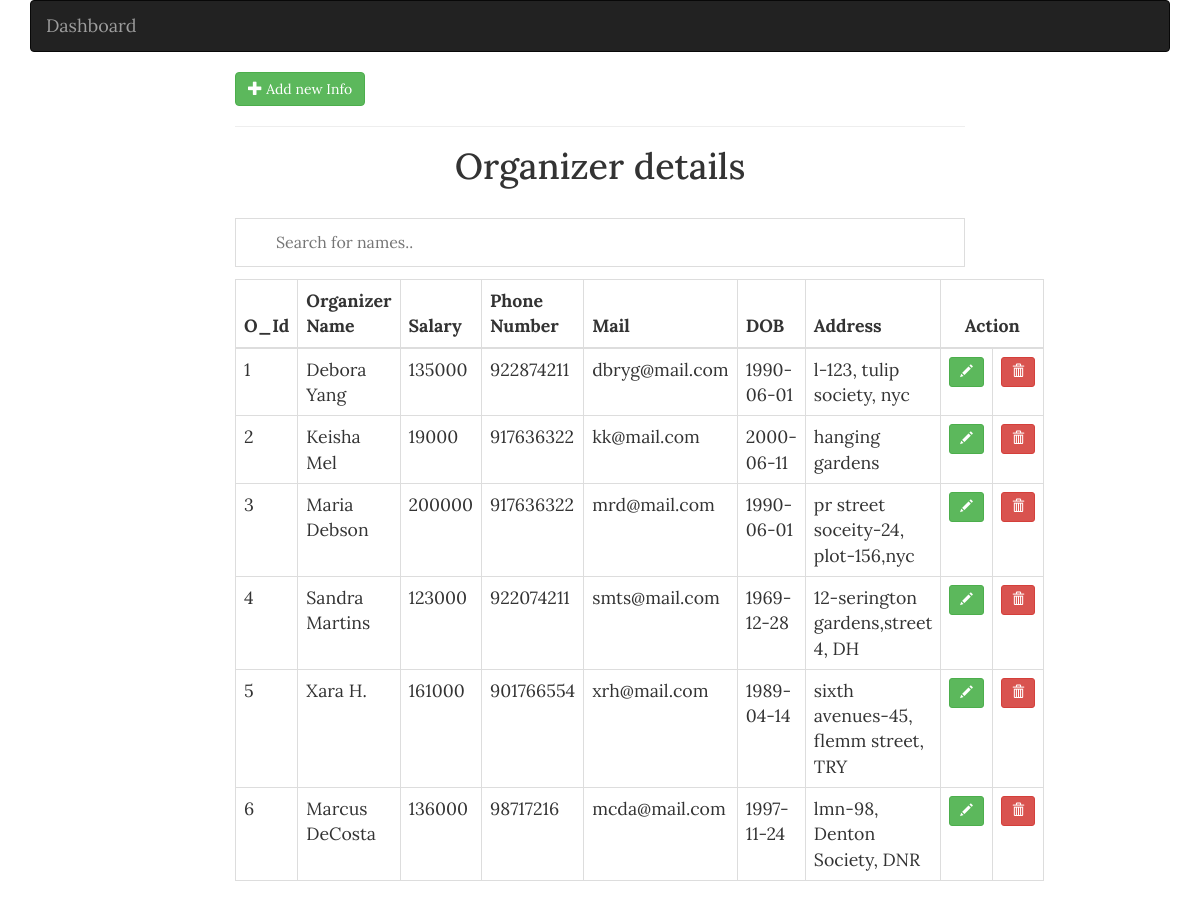
Screenshot of /admin/organizer/organizerList.php with the database file from the repository.
### tables this page shows
CREATE TABLE `organizer` (
  `O_Id` varchar(250) NOT NULL,
  `O_Sal` float NOT NULL,
  `Ph_No` int(10) NOT NULL,
  `O_Mail` varchar(250) NOT NULL,
  `O_DOB` date NOT NULL,
  `O_Name` varchar(150) NOT NULL,
  `address` varchar(250) NOT NULL
);

### admin/organizer/organizerLogic.php (called while the page is built, shortened)
<?php
  function getAllRoles(){
    $sql = "SELECT o_id, o_sal,ph_no,o_mail,o_dob,o_name,address FROM organizer";
    $organizers = getMultipleRecords($sql);
    return $organizers;
  }

### config.php (called while the page is built, shortened)
<?php
	$conn = new mysqli("localhost", "root", "", "event");
	function getMultipleRecords($sql, $types = null, $params = []) {
  global $conn;
  $stmt = $conn->prepare($sql);
  $stmt->execute();
  $result = $stmt->get_result();
  $user = $result->fetch_all(MYSQLI_ASSOC);
  return $user;
}
?>

### admin/organizer/organizerList.php (the view, shortened to what this page needs)
<?php include('../../config.php') ?>
<?php include(ROOT_PATH . '/admin/organizer/organizerLogic.php') ?>
<?php
  $organizers = getAllRoles();
?>
<!DOCTYPE html>
<html>
<head>
  <link rel="stylesheet" href="https://cdnjs.cloudflare.com/ajax/libs/twitter-bootstrap/3.3.7/css/bootstrap.min.css" />
  <link rel="stylesheet" href="../../static/css/style.css">
</head>
<body>
  <?php include(INCLUDE_PATH . "/layouts/admin_navbar.php") ?>
  <div class="col-md-8 col-md-offset-2">
    <a href="organizerForm.php" class="btn btn-success">
      <span class="glyphicon glyphicon-plus"></span>
      Add new Info
    </a>
    <hr>
    <h1 class="text-center">Organizer details</h1>
    <br />
    <?php if (isset($organizers)): ?>
      <input type="text" id="myInput" onkeyup="myFunction()" placeholder="Search for names..">
      <table class="table table-bordered" id="myTable_o">
        <thead>
          <tr>
            <th>O_Id</th>
            <th>Organizer Name</th>
            <th>Salary</th>
            <th>Phone Number</th>
            <th>Mail</th>
            <th>DOB</th>
            <th>Address</th>
            <th class="text-center" colspan=2>Action</th>
          </tr>
        </thead>
        <tbody>
          <?php foreach ($organizers as $key => $value): ?>
            <tr>
              <td><?php echo $value['o_id'] ?></td>
              <td><?php echo $value['o_name'] ?></td>
              <td><?php echo $value['o_sal'] ?></td>
              <td><?php echo $value['ph_no'] ?></td>
              <td><?php echo $value['o_mail'] ?></td>
              <td><?php echo $value['o_dob'] ?></td>
              <td><?php echo $value['address'] ?></td>
              <td class="text-center">
                <a href="<?php echo BASE_URL ?>admin/organizer/organizerForm.php?edit_role=<?php echo $value['o_id'] ?>" class="btn btn-sm btn-success">
                  <span class="glyphicon glyphicon-pencil"></span>
                </a>
              </td>
              <td class="text-center">
                <a href="<?php echo BASE_URL ?>admin/organizer/organizerForm.php?delete_role=<?php echo $value['o_id'] ?>" class="btn btn-sm btn-danger">
                  <span class="glyphicon glyphicon-trash"></span>
                </a>
              </td>
            </tr>
          <?php endforeach; ?>
        </tbody>
      </table>
    <?php else: ?>
      <h2 class="text-center">No info in table</h2>
    <?php endif; ?>
  </div>
  <?php include(INCLUDE_PATH . "/layouts/footer.php") ?>
</body>
</html>

### assets/css/style.css (style rules this page uses)
* { font-family: 'Lora', serif; font-size: 1.04em; }

### admin/organizer/organizerList.php (style rules this page uses)
#myInput { background-image: url('/css/searchicon.png'); background-position: 10px 12px; background-repeat: no-repeat; width: 100%; font-size: 16px; padding: 12px 20px 12px 40px; border: 1px solid #ddd; margin-bottom: 12px; }

### rows the page displays
organizer: O_Id "1", O_Name "Debora Yang", O_Sal "135000", Ph_No "922874211", O_Mail "dbryg@mail.com", O_DOB "1990-06-01", address "l-123, tulip society, nyc"
organizer: O_Id "2", O_Name "Keisha Mel", O_Sal "19000", Ph_No "917636322", O_Mail "kk@mail.com", O_DOB "2000-06-11", address "hanging gardens"
organizer: O_Id "3", O_Name "Maria Debson", O_Sal "200000", Ph_No "917636322", O_Mail "mrd@mail.com", O_DOB "1990-06-01", address "pr street soceity-24, plot-156,nyc"
organizer: O_Id "4", O_Name "Sandra Martins", O_Sal "123000", Ph_No "922074211", O_Mail "smts@mail.com", O_DOB "1969-12-28", address "12-serington gardens,street 4, DH"
organizer: O_Id "5", O_Name "Xara H.", O_Sal "161000", Ph_No "901766554", O_Mail "xrh@mail.com", O_DOB "1989-04-14", address "sixth avenues-45, flemm street, TRY"
organizer: O_Id "6", O_Name "Marcus DeCosta", O_Sal "136000", Ph_No "98717216", O_Mail "mcda@mail.com", O_DOB "1997-11-24", address "lmn-98, Denton Society, DNR"
